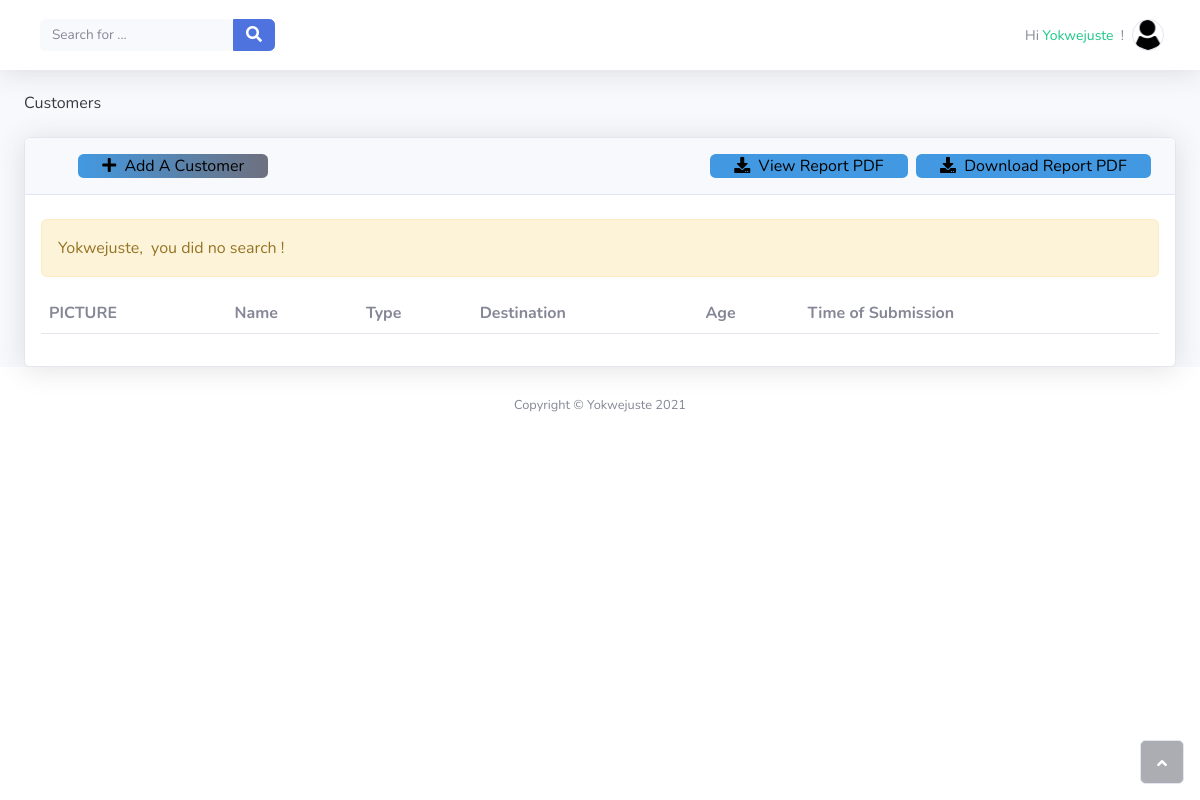
Page /search/ (signed in) on the committed database.
### records/models.py (models this page shows, shortened)
class GoUser(AbstractBaseUser):
    username = models.CharField(verbose_name='Username', max_length=60, unique=True)
    email = models.EmailField(verbose_name='Email Address', max_length=60, unique=True)
    name = models.CharField(verbose_name='Full Name', max_length=200, unique=True)
    phone = models.CharField(verbose_name="Phone Number", max_length=20, null=False)
    date_joined = models.DateTimeField(verbose_name='Created On', auto_now_add=True)
    profile = models.ImageField(verbose_name='Picture', upload_to=f'profiles/%Y/{username}',
                                default='profile1.png',
                                null=False)
    last_login = models.DateTimeField(verbose_name='Last login', auto_now=True, null=False)
    is_active = models.BooleanField(default=True)
    is_admin = models.BooleanField(default=False)
    is_staff = models.BooleanField(default=True)
    is_superuser = models.BooleanField(default=False)
    USERNAME_FIELD = 'username'
    REQUIRED_FIELDS = ['name', 'phone', 'email']
    objects = GoUserManager()
    class Meta:
        verbose_name = "User"
        verbose_name_plural = 'Users'

### records/views.py (the view)
# urls.py: path('search/', search_result, name='search'),
def search_result(request):
    go = GoCustomerRegistration.objects.all()
    if request.method == "POST":
        search = request.POST['search']
        results = \
            GoCustomerRegistration.objects.filter(
                name__contains=search
            )
        return render(request,
                      "records_search.html", {
                          'search': search,
                          'results': results,
                          'cost': go,
                      })
    else:
        return render(request,
                      "records_search.html", {
                          'cost': go,
                      })

### templates/records_search.html (shortened to what this page needs)
<!DOCTYPE html>
{% load static %}
<html lang="en">
<head>
    <link rel="stylesheet" href="{% static 'bootstrap/css/bootstrap.min.css' %}">
    <link href="https://unpkg.com/tailwindcss@^1.0/dist/tailwind.min.css" rel="stylesheet">
    <link rel="stylesheet" href="{% static 'fonts/fontawesome-all.min.css' %}">
    <link rel="stylesheet" href="{% static 'fonts/font-awesome.min.css' %}">
    <link rel="stylesheet" href="{% static 'fonts/fontawesome5-overrides.min.css' %}">
</head>
<body id="page-top">
<div id="wrapper">
    <div class="d-flex flex-column" id="content-wrapper">
        <div id="content">
            <nav class="navbar navbar-light navbar-expand bg-white shadow mb-4 topbar static-top">
                <div class="container-fluid">
                    {% if search %}
                        <a class="btn btn-primary py-0" href="{% url 'preview' %}"><i class="fas fa-search"></i>
                            &nbsp;Make a search
                        </a>
                    {% else %}
                        <form class="d-none d-sm-inline-block me-auto ms-md-3 my-2 my-md-0 mw-100 navbar-search"
                              method="POST">
                            <div class="input-group"><label>
                                <input class="bg-light form-control border-0 small" name="search" type="text"
                                       placeholder="Search for ...">
                            </label>
                                <button class="btn btn-primary py-0" type="submit"><i class="fas fa-search"></i>
                                </button>
                            </div>
                        </form>
                    {% endif %}
                    <ul class="navbar-nav flex-nowrap ms-auto">
                        <li class="nav-item dropdown no-arrow">
                            <div class="nav-item dropdown no-arrow">
                                <a class="dropdown-toggle nav-link"
                                   aria-expanded="false" data-bs-toggle="dropdown"
                                   href="#">
                                    <span
                                            class="d-none d-lg-inline me-2 text-gray-600 small">
                                        Hi
                                        <span class="text-success text-capitalize">
                                            {{ request.user.username }}
                                        </span>&nbsp;!
                                    </span>
                                    <img alt=""
                                         class="border rounded-circle img-profile"
                                         src="{{ request.user.profile.url }}"></a>
                            </div>
                        </li>
                    </ul>
                </div>
            </nav>
            <div class="container-fluid">
                <h3 class="text-dark mb-4">Customers</h3>
                <div class="card shadow">
                    <div class="card-header py-3">
                        <a class="float-right"
                           href="{% url 'pdf_download' %}">
                            <button type="button"
                                    class="bg-gradient-to-r
                 from-green-400 to-blue-500
                 hover:from-pink-500
                  hover:to-yellow-500
                  md:from-blue-500
                  md:hover:from-blue-700 px-4 rounded text-black">
                                <i class="fas fa-download"></i>&nbsp; Download Report PDF
                            </button>&nbsp;&nbsp;
                        </a> &nbsp;&nbsp;
                        <a class="float-right"
                           href="{% url 'pdf_view' %}">
                            <button type="button"
                                    class="bg-gradient-to-r
                 from-green-400 to-blue-500
                 hover:from-pink-500
                  hover:to-yellow-500
                  md:from-blue-500
                  md:hover:from-blue-700 px-4 rounded text-black">
                                <i class="fas fa-download"></i>&nbsp; View Report PDF
                            </button>&nbsp;&nbsp;
                        </a> &nbsp;&nbsp;
                        <a class="float-center" href="{% url 'choices' %}">
                            <button type="button"
                                    class="bg-gradient-to-r bg-gray-700
                 hover:from-gray-300
                  hover:to-red-300
                  md:from-blue-500
                  md:hover:from-blue-700 px-4 rounded text-black">
                                <i class="fas fa-plus"></i>&nbsp; Add A Customer
                            </button>
                        </a>
                    </div>
                    <div class="card-body">
                        <div class="table-responsive table mt-2" id="dataTable" role="grid"
                             aria-describedby="dataTable_info">
                            <table class="table my-0" id="dataTable">
                                <thead>
                                <tr>
                                    <th>PICTURE</th>
                                    <th>Name</th>
                                    <th>Type</th>
                                    <th>Destination</th>
                                    <th>Age</th>
                                    <th>Time of Submission</th>
                                </tr>
                                </thead>
                                <tbody>
                                {% if search is not None %}
                                    {% for item in results %}
                                        <tr>
                                            <td><a class="text-black text-decoration-none"
                                                   href="{{ item.photo.url }}">
                                                <img class="rounded-circle me-2"
                                                     alt=""
                                                     width="30" height="30"
                                                     style="object-fit: contain;
                                                     background-color:#91debb; border:1px solid palegreen;"
                                                     src="{{ item.photo.url }}"></a>
                                            </td>
                                            <td>
                                                <a class="text-black
                                                      lg:hover:text-blue-400 text-decoration-none"
                                                   href="{% url 'customer_detail' pk=item.id %}">
                                                    {{ item.name }}</a>
                                            </td>
                                            <td>{{ item.type }}</td>
                                            <td>{{ item.destination }}</td>
                                            <td>{{ item.age }}</td>
                                            <td>{{ item.time_of_submission }}<br></td>
                                            <!--<td></td>
                                            <td></td>
                                            <td>
                                                <span>50%</span>
                                                <div class="col">
                                                    <div class="progress progress-sm">
                                                        <div class="progress-bar bg-info"
                                                             aria-valuenow="50"
                                                             aria-valuemin="0"
                                                             aria-valuemax="100"
                                                             style="width: 50%;"><span
                                                                class="visually-hidden">50%</span>
                                                        </div>
                                                    </div>
                                                </div>
                                            </td>-->
                                        </tr>
                                    {% endfor %}
                                {% elif search is None %}
                                    <p class="alert alert-warning"><span
                                            class="text-capitalize">{{ request.user.username }},</span>
                                        &nbsp;you did no
                                        search&nbsp;!</p>
                                {% endif %}
                                </tbody>
                            </table>
                        </div>
                    </div>
                </div>
            </div>
        </div>
        <footer class="bg-white sticky-footer">
            <div class="container my-auto">
                <div class="text-center my-auto copyright"><span>Copyright © Yokwejuste 2021</span></div>
            </div>
        </footer>
    </div>
    <a class="border rounded d-inline scroll-to-top" href="#page-top"><i class="fas fa-angle-up"></i></a>
</div>
</body>
</html>

### rows in the picture
GoUser: user.username "Yokwejuste", user.profile (picture)
